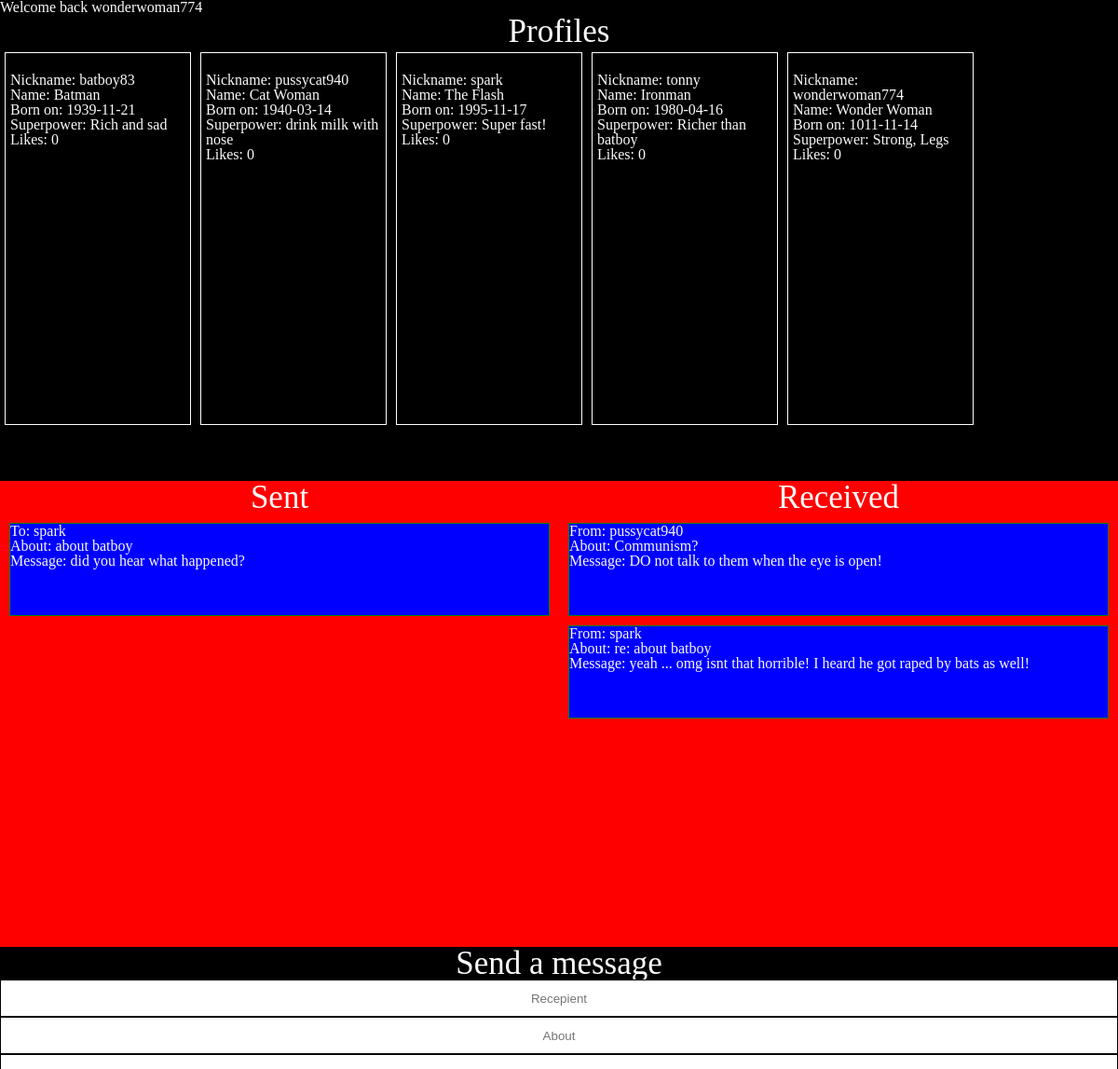
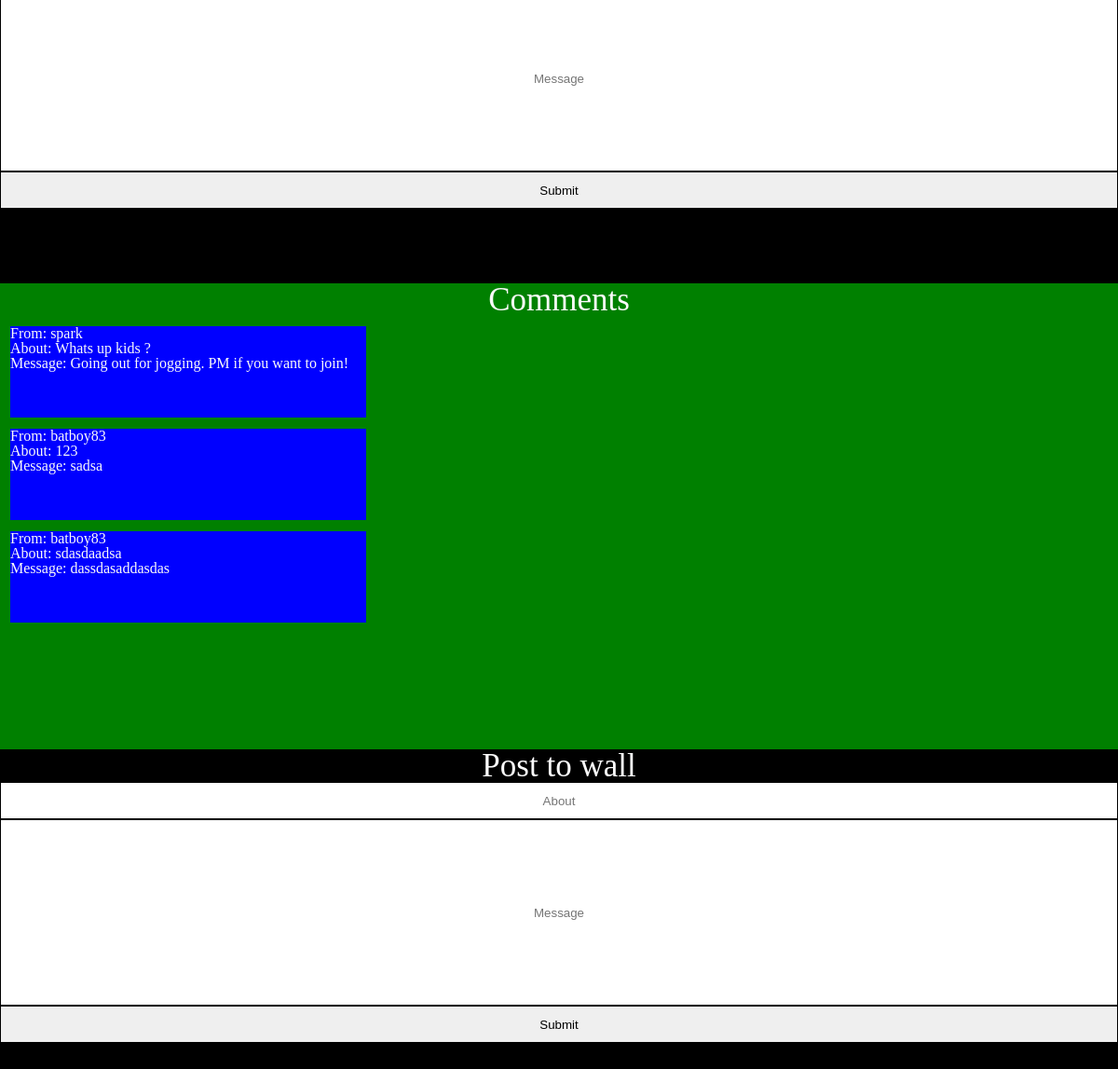
The page / on the database its author committed (2 pictures, top to bottom).
### tables this page shows
CREATE TABLE `superclient` (
  `nickname` varchar(50) NOT NULL,
  `name` varchar(50) NOT NULL,
  `age` date NOT NULL,
  `superpower` varchar(60) NOT NULL,
  `likes` int(10) NOT NULL,
  `image` varchar(150) NOT NULL
);

CREATE TABLE `messages` (
  `sender` varchar(50) NOT NULL,
  `receiver` varchar(50) NOT NULL,
  `title` varchar(30) NOT NULL,
  `message` varchar(300) NOT NULL
);

CREATE TABLE `comments` (
  `sender` varchar(50) NOT NULL,
  `title` varchar(30) NOT NULL,
  `message` varchar(300) NOT NULL
);

### src/includes/profiles.php (the view, shortened to what this page needs)
<?php
  $servername = 'localhost';
  $username = 'root';
  $password = '';
  try {
    $connection = new PDO("mysql:host=$servername;dbname=dating", $username, $password);
    $connection->setAttribute(PDO::ATTR_ERRMODE, PDO::ERRMODE_EXCEPTION);
  }
  catch(PDOException $e){
      echo "connection to db failed: " . $e->getMessage();
  }
  $profile = $connection->prepare("SELECT * FROM superclient");
  $profile->execute();
  $superclient = $profile->fetchAll();
  foreach ($superclient as $client) {
?>
      <div class="profile">
        <p>Nickname: <?php echo $client['nickname'] ?></p>
        <p>Name: <?php echo $client['name'] ?></p>
        <p>Born on: <?php echo $client['age'] ?></p>
        <p>Superpower: <?php echo $client['superpower'] ?></p>
        <p>Likes: <?php echo $client['likes'] ?></p>
      </div>
<?php
  }
?>

### src/includes/head.php (shortened to what this page needs)
<!DOCTYPE html>
<html lang="">
  <head>
    <link rel="stylesheet" href="css/style.css">
  </head>
  <body onload="JavaScript:TimedRefresh(20000);">

### public/index.php (shortened to what this page needs)
<?php
  include_once '../src/includes/head.php';
  $user = 'wonderwoman774';
  echo "Welcome back " . $user;
?>
    <div class="profiles">
      <h2>Profiles</h2>
<?php
  include_once '../src/includes/profiles.php';
?>
    </div>
    <div class="messages">
      <div class="sent">
        <h2>Sent</h2>
<?php
  include_once '../src/includes/sent.php';
?>
      </div>
      <div class="received">
        <h2>Received</h2>
<?php
  include_once '../src/includes/received.php';
?>
      </div>
    </div>
    <div class="send">
      <h2>Send a message</h2>
      <form action="../src/includes/SendMessage.php" method="POST" enctype="multipart/form-data">
        <input id="receiver" type="text" name="receiver" placeholder="Recepient">
        <input id="title" type="text" name="title" placeholder="About">
        <input id="message" type="text" name="message" placeholder="Message">
        <input type="submit" value="Submit">
      </form>
    </div>
    <div class="comments">
      <h2>Comments</h2>
<?php
  include_once '../src/includes/comments.php';
?>
    </div>
    <div class="send-comment send">
      <h2>Post to wall</h2>
      <form action="../src/includes/sendComment.php" method="POST" enctype="multipart/form-data">
        <input id="title" type="text" name="title" placeholder="About">
        <input id="message" type="text" name="message" placeholder="Message">
        <input type="submit" value="Submit">
      </form>
    </div>
<?php
  include_once '../src/includes/tail.php';
?>

### src/includes/sent.php
<?php
  $sent = $connection->prepare("SELECT * FROM messages WHERE sender = '$user'");
  $sent->execute();
  $sentMessages = $sent->fetchAll();
  foreach ($sentMessages as $message) {
?>
        <div class="message">
          <p>To: <?php echo $message['receiver'] ?></p>
          <p>About: <?php echo $message['title'] ?></p>
          <p>Message: <?php echo $message['message'] ?></p>
        </div>
<?php
  }
?>

### src/includes/received.php
<?php
  $received = $connection->prepare("SELECT * FROM messages WHERE receiver = '$user'");
  $received->execute();
  $receivedMessages = $received->fetchAll();
  foreach ($receivedMessages as $message) {
  ?>
          <div class="message">
            <p>From: <?php echo $message['sender'] ?></p>
            <p>About: <?php echo $message['title'] ?></p>
            <p>Message: <?php echo $message['message'] ?></p>
          </div>
<?php
  }
?>

### src/includes/comments.php
<?php
  $comments = $connection->prepare("SELECT * FROM comments");
  $comments->execute();
  $supercomments = $comments->fetchAll();
  foreach ($supercomments as $comment) {
?>
        <div class="comment">
          <p>From: <?php echo $comment['sender']; ?></p>
          <p>About: <?php echo $comment['title']; ?></p>
          <p>Message: <?php echo $comment['message'] ?></p>
        </div>
<?php
  }
?>

### src/includes/tail.php (shortened to what this page needs)
  </body>
</html>

### public/css/style.css (style rules this page uses)
html, body, div, span, applet, object, iframe, h1, h2, h3, h4, h5, h6, p, blockquote, pre, a, abbr, acronym, address, big, cite, code, del, dfn, em, img, ins, kbd, q, s, samp, small, strike, strong, sub, sup, tt, var, b, u, i, center, dl, dt, dd, ol, ul, li, fieldset, form, label, legend, table, caption, tbody, tfoot, thead, tr, th, td, article, aside, canvas, details, embed, figure, figcaption, footer, header, hgroup, menu, nav, output, ruby, section, summary, time, mark, audio, video { margin: 0; padding: 0; border: 0; font-size: 100%; font: inherit; vertical-align: baseline; }
body { line-height: 1; }
button, input, textarea { border: none; outline: none; }
html { -webkit-box-sizing: border-box; box-sizing: border-box; }
*, *::before, *::after { -webkit-box-sizing: inherit; box-sizing: inherit; }
body { min-width: 320px; background: #000; color: #fafafa; }
h2 { font-size: 35px; text-align: center; }
.profiles { height: 500px; }
.profile { display: inline-block; border: 1px solid white; width: 200px; height: 400px; padding: 5px; margin: 5px; float: left; }
.messages { background-color: red; height: 500px; overflow-x: hidden; overflow-y: scroll; }
.sent, .received { width: 50%; float: left; }
.message { height: 100px; background-color: blue; border: 1px solid green; margin: 10px; }
.send > form { display: -webkit-box; display: -webkit-flex; display: -ms-flexbox; display: flex; -webkit-box-orient: vertical; -webkit-box-direction: normal; -webkit-flex-direction: column; -ms-flex-direction: column; flex-direction: column; height: 400px; }
.send > form > input { border: 1px solid black; height: 40px; text-align: center; }
.send > form > input:nth-child(3) { height: 200px; }
.comments { background-color: green; height: 500px; overflow-x: hidden; overflow-y: scroll; }
.comment { height: 100px; width: 32%; background-color: blue; border: 1px solid green; margin: 10px; }

### rows shown on the page
superclient: nickname "batboy83", name "Batman", age "1939-11-21", superpower "Rich and sad", likes "0"
superclient: nickname "pussycat940", name "Cat Woman", age "1940-03-14", superpower "drink milk with nose", likes "0"
superclient: nickname "spark", name "The Flash", age "1995-11-17", superpower "Super fast!", likes "0"
superclient: nickname "tonny", name "Ironman", age "1980-04-16", superpower "Richer than batboy", likes "0"
superclient: nickname "wonderwoman774", name "Wonder Woman", age "1011-11-14", superpower "Strong, Legs", likes "0"
messages: receiver "spark", title "about batboy", message "did you hear what happened?"
messages: sender "pussycat940", title "Communism?", message "DO not talk to them when the eye is open!"
messages: sender "spark", title "re: about batboy", message "yeah ... omg isnt that horrible! I heard he got raped by bats as well!"
comments: sender "spark", title "Whats up kids ?", message "Going out for jogging. PM if you want to join!"
comments: sender "batboy83", title "123", message "sadsa"
comments: sender "batboy83", title "sdasdaadsa", message "dassdasaddasdas"

### other values the page prints
$user "wonderwoman774"
